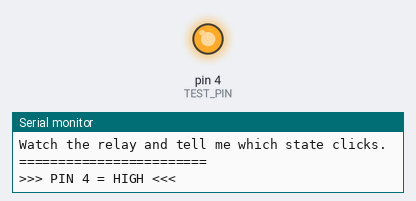
The sketch below on a simulated Arduino Uno, built with avr-gcc and run on an emulated ATmega328P. Parts: output pins drawn as LEDs (lit = HIGH), the last lines printed to the serial monitor.

Above: at 1.5 s.
At 4.5 s:
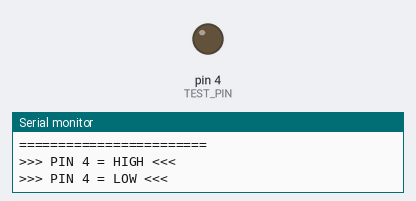
Timing chart, 0 to 7.8 s (numbered marks = the images above):
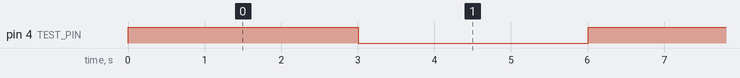

The sketch:

relay_blink.ino
```cpp
#include <Arduino.h>

// =======================================
// RELAY DIAGNOSTIC BLINK TEST
// Alternates Pin 4 between HIGH and LOW
// every 3 seconds. Watch which state
// makes the relay click.
// =======================================

// CHANGE THIS IF YOUR WIRE IS ON A DIFFERENT PIN!
static const uint8_t TEST_PIN = 4;

void setup() {
  Serial.begin(115200);
  pinMode(TEST_PIN, OUTPUT);
  digitalWrite(TEST_PIN, HIGH); // Start HIGH

  Serial.println("=== RELAY DIAGNOSTIC ===");
  Serial.println("Pin 4 will toggle HIGH/LOW every 3 seconds.");
  Serial.println("Watch the relay and tell me which state clicks.");
  Serial.println("========================");
}

void loop() {
  // HIGH for 3 seconds
  digitalWrite(TEST_PIN, HIGH);
  Serial.println(">>> PIN 4 = HIGH <<<");
  delay(3000);

  // LOW for 3 seconds
  digitalWrite(TEST_PIN, LOW);
  Serial.println(">>> PIN 4 = LOW <<<");
  delay(3000);
}
```

Measured:
- by itself, pin 4 (TEST_PIN): alternates HIGH for 3.0 s and LOW for 3.0 s
